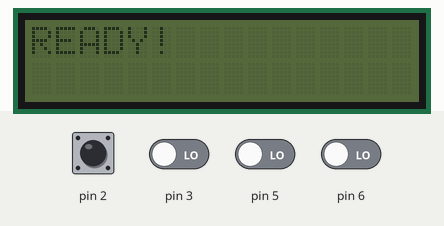
Simulated run of this sketch. Board: Arduino Uno, built with avr-gcc and run on an emulated ATmega328P. Shown: 16×2 character LCD. Inputs (shaded band) come from the test bench; at power-on: pin 2, pin 3, pin 5, pin 6 LOW. What the sketch prints to the serial monitor is not drawn.

Above: at 1.2 s.
1.3 s: pin 2 driven HIGH
At 2.5 s:
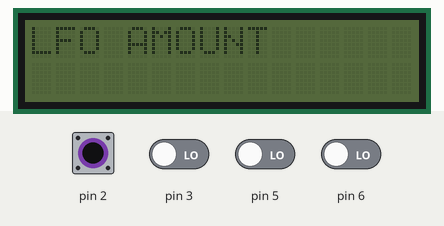
2.8 s: pin 5 driven HIGH
At 3.5 s:
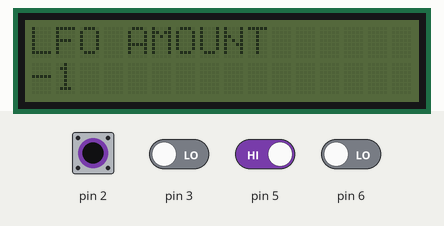
4.3 s: pin 2 pulsed LOW 5 times (0.12 s each, 0.3 s apart)
At 5.9 s:
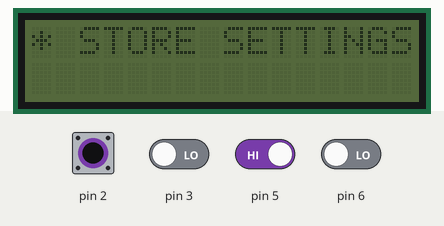
7.3 s: pin 2 pulsed LOW 2 times (0.12 s each, 0.3 s apart)
At 7.58 s:
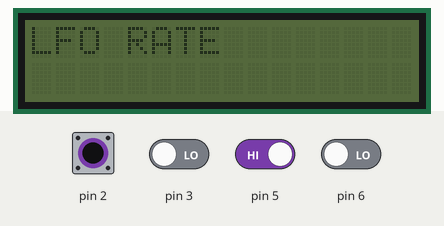
Timing chart, 0 to 10.3 s (numbered marks = the images above; inputs shaded):
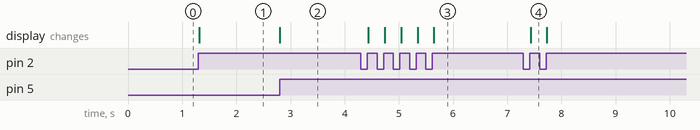

Measured:
- after the input at 1.3 s, the display: changes at once (image 1)
- after the input at 2.8 s, the display: changes at once (image 2)
- after the input at 4.3 s, the display: first changes after 0.14 s (image 3 shows a later state)
- after the input at 7.3 s, the display: changes after 0.13 s (image 4)

The sketch:

twister-one.ino
```cpp
#include <LiquidCrystal_I2C.h> // Library for LCD


struct rotary {

  char CLK;
  char DT;
  char SW;

  int counter ;
  int currentStateCLK;
  int lastStateCLK;

};

#define initCLK(rotary) rotary.lastStateCLK = digitalRead(rotary.CLK)

rotary menuSelector = { 2, 3, 4, 0, 0, 0};
rotary quantitySelector = {5, 6, 7, 0, 0, 0};

unsigned long lastButtonPress = 0;

String menu[] = {
  "LFO RATE",
  "LFO AMOUNT",
  "FILTER CUTOFF",
  "FILTER RESONANCE",
  "ENV / ATTACK",
  "ENV / RELEASE",
  "* STORE SETTINGS *"
};

const int menuLen = sizeof(menu) / sizeof(menu[0]);

LiquidCrystal_I2C lcd(0x27, 16, 2); // I2C address 0x27, 16 column and 2 rows

void setup() {
  // put your setup code here, to run once:
  // Set encoder pins as inputs
	pinMode(menuSelector.CLK, INPUT);
	pinMode(menuSelector.DT, INPUT);
	pinMode(menuSelector.SW, INPUT_PULLUP);

  pinMode(quantitySelector.CLK, INPUT);
	pinMode(quantitySelector.DT, INPUT);
	pinMode(quantitySelector.SW, INPUT_PULLUP);

	// Setup Serial Monitor
	Serial.begin(9600);
  Serial.println("start");

  lcd.init(); //initialize the lcd
  //lcd.backlight(); //open the backlight
  lcd.clear();
  lcd.setCursor(0, 0);
  lcd.print("READY!");

  // Read the initial state of CLK
	initCLK(menuSelector);
  initCLK(quantitySelector);
}


void loop() {

  // menu selector changed
  if(updateEncoder(&menuSelector))
  {

    lcd.clear();
    lcd.setCursor(0, 0);
    //lcd.print("Direction: ");
    lcd.print(menu[abs(menuSelector.counter) % menuLen]);
    //lcd.setCursor(0, 1);
    //lcd.print(menuSelector.counter);
  }

  if(updateEncoder(&quantitySelector)) {
    lcd.setCursor(0, 1);
    lcd.print(quantitySelector.counter);
  }
	// Put in a slight delay to help debounce the reading
	delay(1);

}

bool updateEncoder(struct rotary *r)
{
  bool isChanged = false;


  // Read the current state of CLK
	r->currentStateCLK = digitalRead(r->CLK);

	// If last and current state of CLK are different, then pulse occurred
	// React to only 1 state change to avoid double count
	if (r->currentStateCLK != r->lastStateCLK && r->currentStateCLK == 1){

		// If the DT state is different than the CLK state then
		// the encoder is rotating CCW so decrement
		if (digitalRead(r->DT) != r->currentStateCLK) {
			r->counter --;
		} else {
			// Encoder is rotating CW so increment
			r->counter ++;
		}

		Serial.print(" | Counter: ");
		Serial.println(r->counter);
    isChanged = true;
	}

	// Remember last CLK state
	r->lastStateCLK = r->currentStateCLK;

/*
	// Read the button state
	int btnState = digitalRead(menuSelector.SW);

	//If we detect LOW signal, button is pressed
	if (btnState == LOW) {
		//if 50ms have passed since last LOW pulse, it means that the
		//button has been pressed, released and pressed again
		if (millis() - lastButtonPress > 50) {
			Serial.println("Button pressed!");
		}

		// Remember last button press event
		lastButtonPress = millis();
	}
  */

  return isChanged;
}
```
